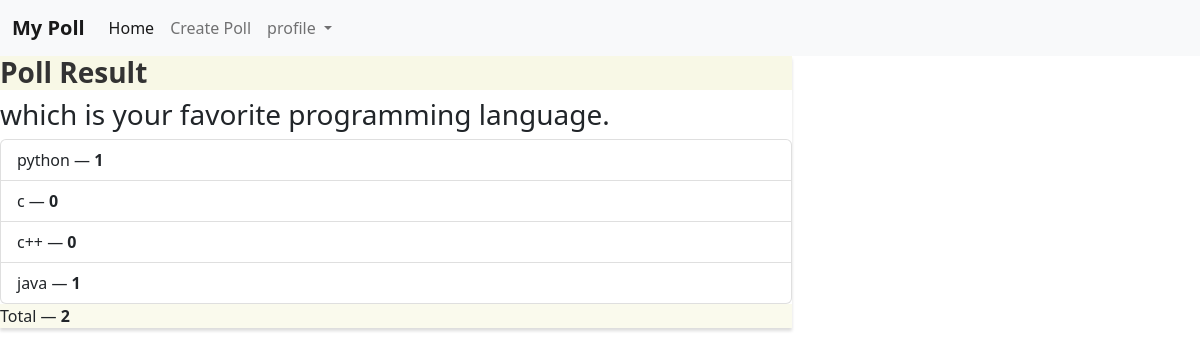
Before: /result/1/ (signed in) with the older database file.
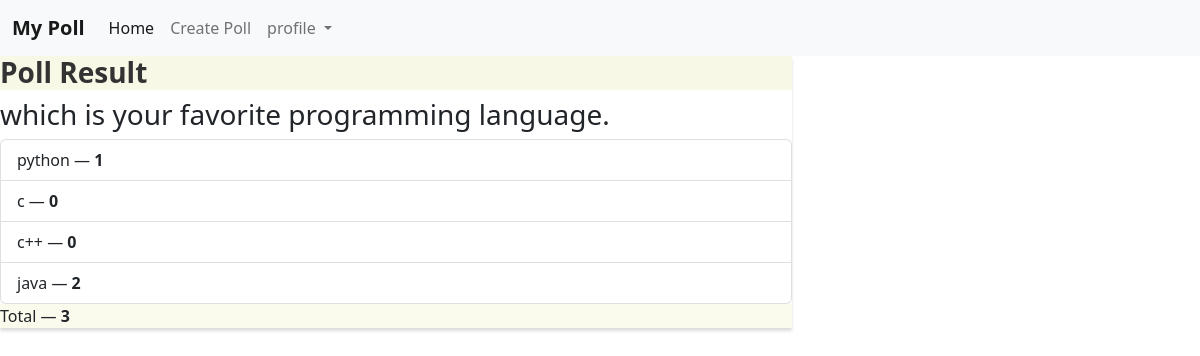
After: the same page with the newer database file.
### poll/models.py (models this page shows, shortened)
class Poll(models.Model):
    question = models.TextField()
    option_one = models.CharField(max_length=30)
    option_two = models.CharField(max_length=30)
    option_three = models.CharField(max_length=30)
    option_four = models.CharField(max_length=30)
    option_one_count = models.IntegerField(default=0)
    option_two_count = models.IntegerField(default=0)
    option_three_count = models.IntegerField(default=0)
    option_four_count = models.IntegerField(default=0)
    def total(self):
        return self.option_one_count + self.option_two_count + self.option_three_count + self.option_four_count

### poll/views.py (the view)
# urls.py: path('result/<slug:poll_id>/', views.result,name='result'),
@login_required(login_url='login')
def result(request,poll_id):
    poll = Poll.objects.get(pk = poll_id)
    context = {
        'poll' : poll
    }
    return render(request,'result.html',context)

### poll/templates/result.html
{% extends 'base.html' %}\
{% block content %}
    <div class="row">
        <div class="col-lg-8 col-lg-offset-2">
            <div class="panel panel-default">
                <div class="panel-heading">
                    <h3 class="panel-title">Poll Result</h3>
                </div>
                <div class="panel-body">
                    <h3>{{ poll.question }}</h3>
                </div>
                <ul class="list-group">
                    <li class="list-group-item">
                        {{ poll.option_one }} &mdash; <strong>{{ poll.option_one_count }}</strong>
                    </li>
                    <li class="list-group-item">
                        {{ poll.option_two }} &mdash; <strong>{{ poll.option_two_count }}</strong>
                    </li>
                    <li class="list-group-item">
                        {{ poll.option_three }} &mdash; <strong>{{ poll.option_three_count }}</strong>
                    </li>
                    <li class="list-group-item">
                        {{ poll.option_four }} &mdash; <strong>{{ poll.option_four_count }}</strong>
                    </li>
                </ul>
                <div class="panel-footer">
                    Total &mdash; <strong>{{ poll.total }}</strong>
                </div>
            </div>
        </div>
    </div>
{% endblock  %}

### poll/templates/base.html (shortened to what this page needs)
{% load static %}
<!doctype html>
<html lang="en">
  <head>
    <link rel="stylesheet" type="text/css" href="{% static 'style.css' %}" />
    <link href="https://cdn.jsdelivr.net/npm/bootstrap@5.2.0-beta1/dist/css/bootstrap.min.css"
          rel="stylesheet"
>
  </head>
  <body>
    <nav class="navbar navbar-expand-lg bg-light">
      <div class="container-fluid">
        <a class="navbar-brand" href="/">My Poll</a>
        <div class="collapse navbar-collapse" id="navbarSupportedContent">
          <ul class="navbar-nav me-auto mb-2 mb-lg-0">
            <li class="nav-item">
              <a class="nav-link active" aria-current="page" href="/">Home</a>
            </li>
            <li class="nav-item">
              <a class="nav-link" href="addpoll">Create Poll</a>
            </li>
            <li class="nav-item dropdown">
              <a class="nav-link dropdown-toggle"
                 href="#"
                 id="navbarDropdown"
                 role="button"
                 data-bs-toggle="dropdown"
                 aria-expanded="false">
                 profile
              </a>
            </li>
          </ul>
        </div>
      </div>
    </nav>
    {% block content %}
    {% endblock content %}
  </body>
</html>

### poll/static/style.css (style rules this page uses)
.navbar-default, .btn, .form-control, .panel { border-radius: 0; }
.panel-default > .panel-heading { color: #333; background-color: rgba(245, 245, 220, .7); border-color: rgba(245, 245, 220, .6); border-top-left-radius: 0; border-top-right-radius: 0; }
.panel-footer { background-color: rgba(245, 245, 220, .5); border-color: rgba(245, 245, 220, .4); }
.panel { box-shadow: 0px 3px 3px 0px #ddd; }
a.navbar-brand, .panel-title { font-weight: bolder; }

Changed rows visible on the page:
changed Poll "which is your favorite programming language.": option_four_count "1" → "2"; total "2" → "3"
